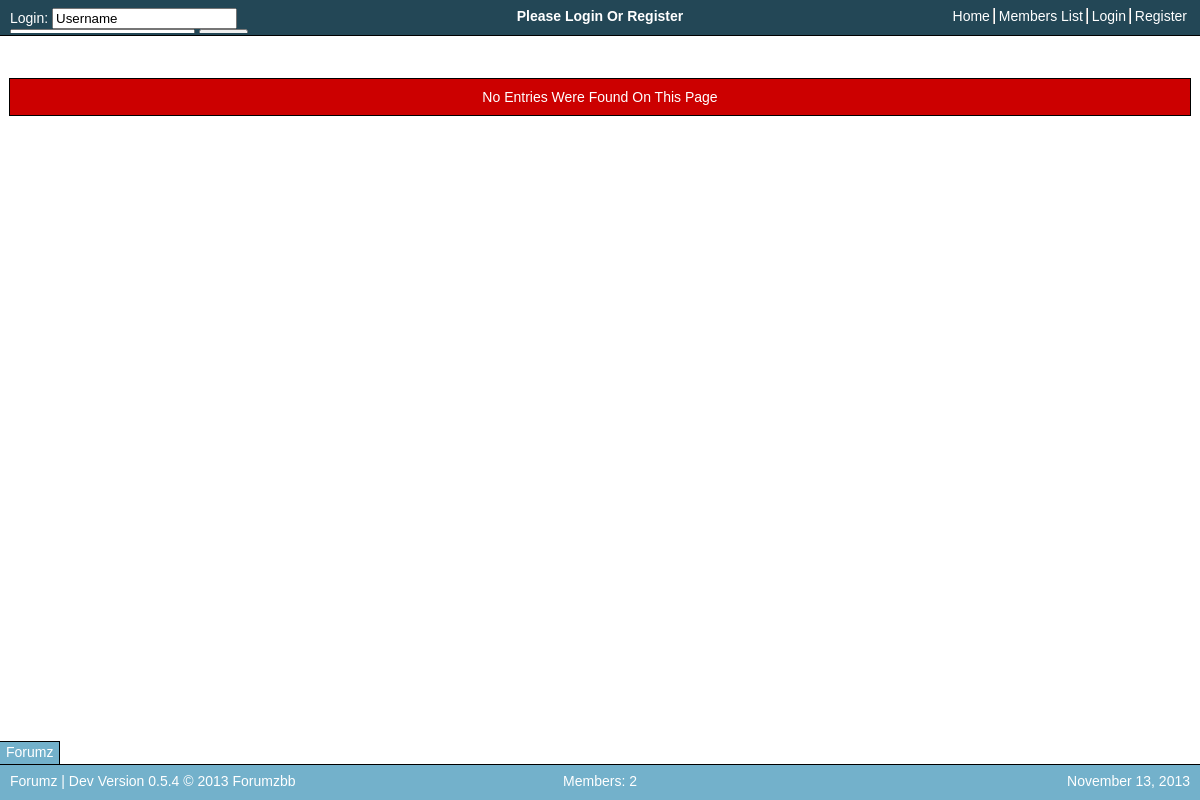
The page / on the database its author committed.
### tables this page shows
CREATE TABLE `forumzDev_navBar` (
  `navItemName` text NOT NULL,
  `navItemLink` text NOT NULL,
  `navItemOrder` text NOT NULL,
  `navItemDisplay` text NOT NULL
);

CREATE TABLE `forumzDev_siteSettings` (
  `settingsProfile` text NOT NULL,
  `siteVersion` text NOT NULL,
  `siteName` text NOT NULL,
  `siteMotd` text NOT NULL,
  `siteSlogan` text NOT NULL,
  `defaultTheme` text NOT NULL,
  `siteDisabled` text NOT NULL,
  `reqLogin` text NOT NULL,
  `verifyRegisterEmail` text NOT NULL,
  `verifyRegisterAdmin` text NOT NULL,
  `htmlAllowed` text NOT NULL,
  `blogEntriesPerPage` int(11) NOT NULL
);

### index.php (called while the page is built, shortened)
<?php
$mysqliServer = $_ENV['DATABASE_SERVER'];
$mysqliUser = "db166640_forumz";
$mysqliPass = "forumzbb";
$mysqliDatabase = "db166640_forumzDev";
$con = @mysqli_connect($mysqliServer, $mysqliUser, $mysqliPass, $mysqliDatabase) or die ("Site Not Setup");
require_once('loadSiteSettings.php');
loadSiteSettings();
$userData=$_SESSION['userData'];
if($userData['rankID']=="") {
	$userData['rankID']="0";
	$userData['loggedIn']=false;
}
if($userData['siteTheme']=="") {
	$userData['siteTheme']="SkyBlue";
}
displayWebsite();
?>

### loadSiteSettings.php (called while the page is built, shortened)
<?php
function loadSiteSettings() {
	$sql = "SELECT * FROM siteSettings WHERE settingsProfile='1'";
	$result = dbQuery($sql) or die ("Query failed: getSiteSettings");
	$setting=mysqli_fetch_array($result);
	global $siteSettings;
	if($setting['siteDisabled']!="") {
		$siteSettings['siteDisabled']=true;
		$siteSettings['disabledMessage']=$setting['siteDisabled'];
	} else { $siteSettings['siteDisabled']=false; }
	$siteSettings['siteName'] = $setting['siteName'];
	$siteSettings['siteMotd'] = $setting['siteMotd'];
	$siteSettings['siteSlogan'] = $setting['siteSlogan'];
	$siteSettings['defaultTheme'] = $setting['defaultTheme'];
	$siteSettings['blogEntriesPerPage'] = $setting['blogEntriesPerPage'];
	if($setting['reqLogin']=="true") {
		$siteSettings['reqLogin'] = true;
	} else { $siteSettings['reqLogin'] = false; }
	if($setting['verifyRegisterEmail']=="true") {
		$siteSettings['verifyRegisterEmail'] = true;
	} else { $siteSettings['verifyRegisterEmail'] = false; }
	if($setting['verifyRegisterAdmin']=="true") {
		$siteSettings['verifyRegisterAdmin'] = true;
	} else { $siteSettings['verifyRegisterAdmin'] = false; }
	if($setting['htmlAllowed']=="true") {
		$siteSettings['htmlAllowed'] = true;
	} else { $siteSettings['htmlAllowed'] = false; }
	if($setting['siteVersion']!="") {
		$siteSettings['siteVersion']=$setting['siteVersion'];
		$siteSettings['siteVersionAddress']=$setting['siteVersion']."/";
	}
}
function dbQuery($sql) {
	global $con, $sqlQueries;
	$tableTitle=session_name();
	$tableTitle_from="FROM ".$tableTitle."_";
	$tableTitle_upd="UPDATE ".$tableTitle."_";
	$tableTitle_inst="INSERT INTO ".$tableTitle."_";
	$sql = str_replace("FROM ",$tableTitle_from,$sql);
	$sql = str_replace("UPDATE ",$tableTitle_upd,$sql);
	$sql = str_replace("INSERT INTO ",$tableTitle_inst,$sql);
	return mysqli_query($con, $sql);
}
?>

### 0-5-4/Functions/forumz.account.php (called while the page is built, shortened)
<?php
function setAccountToDefault() {
	global $userData;
	$userData['username']="Anonymous";
	$userData['loggedIn']=false;
	$userData['actID']="Anonymous";
	$userData['rankID']=0;
	$userData['email']="-";
}
?>

### 0-5-4/Functions/forumz.ranking.php (called while the page is built, shortened)
<?php
function setUserPrivileges() {
	global $userData;
	$userRank=$userData['rankID'];
	$sql = "SELECT * FROM ranks WHERE rankID='$userRank'";
	$result = dbQuery($sql) or die ("Query failed: setUserPrivileges");
	$userData['permissions']=mysqli_fetch_array($result);
}
?>

### 0-5-4/Themes/SkyBlue/viewBlogHome.php (called while the page is built, shortened)
<?php
display('viewHeader');
?>

### 0-5-4/Functions/forumz.breadcrumbs.php (the view, shortened to what this page needs)
<?php
function getNumBreadcrumbs() {
	global $breadcrumbs;
	return count($breadcrumbs);
}
function addBreadcrumb($newBreadcrumbName, $newBreadcrumbLink) {
	global $breadcrumbs, $siteSettings;
	$newBreadcrumb='<a href="'.$siteSettings['siteURLShort'].$newBreadcrumbLink.'">'.$newBreadcrumbName.'</a>';
	if(!isset($breadcrumbs)) {
		$breadcrumbs=array($newBreadcrumb);
	} else {
		array_push($breadcrumbs, $newBreadcrumb);
	}
}
?>

### 0-5-4/Functions/forumz.references.php (shortened to what this page needs)
<?php
function isLoggedIn() {
	global $userData;
	return $userData['loggedIn'];
}
function display($fileName) {
	global $siteSettings, $userData;
	$themeToDisp = $siteSettings['defaultTheme'];
	require_once($siteSettings['siteVersionAddress'].'Themes/'.$themeToDisp.'/'.$fileName.'.php');
}
function viewHTML($HTMLtxt) {
	echo "	".$HTMLtxt."\n";
}
?>

### 0-5-4/Functions/forumz.settings.php (shortened to what this page needs)
<?php
function setupSiteURLs() {
	global $siteSettings;
	$siteSettings['siteURLShort']="/";
	$siteSettings['siteURLLong']="http://".$_SERVER['SERVER_NAME'].$siteSettings['siteURLShort'];
}
function displayNavBar() {
	global $siteSettings;
	if(isLoggedIn()) {
		$sql="SELECT * FROM navBar WHERE navItemDisplay='loggedIn' ORDER BY navItemOrder";
	} else {
		$sql="SELECT * FROM navBar WHERE navItemDisplay='loggedOut' ORDER BY navItemOrder";
	}
	$result = dbQuery($sql) or die ("Query failed: displayNavBar");
	while($navItem = mysqli_fetch_array($result)) {
		$navLink = $siteSettings['siteURLShort'].$navItem['navItemLink']."/";
		displayNavItem($navLink,$navItem['navItemName']);
	}
}
?>

### 0-5-4/Themes/Defaults/breadcrumbs.php
<?php
function viewBreadcrumbs() {
	$numBreadcrumbs=getNumBreadcrumbs();
	for($i=0;$i<$numBreadcrumbs;$i++) {
		if($i==0) {
			viewHTML(getBreadcrumb($i));
		} else {
			viewHTML(" -> ".getBreadcrumb($i));
		}
	}
}
?>

### 0-5-4/Themes/SkyBlue/SkyBlue.css (style rules this page uses)
html, body { background-color: #FFFFFF; font-family: Arial, Helvetica, sans-serif; color: #FFFFFF; font-size: 14px; padding-top: 35px; padding-bottom: 35px; text-align: center; }
a { text-decoration: none; color: #FFFFFF; }
.headFootLeftSide { text-align: left; float: left; width: 30%; overflow: hidden; padding-left: 10px; height: 25px; padding-top: 8px; }
.singleLineLoginField { display: inline; }
.navItemLink { border-right: 2px groove #FFFFFF; padding-right: 3px; }
.navItemLink:last-child { border-right: none; }
.headFootCenter { text-align: center; float: center; overflow: hidden; height: 25px; padding-top: 8px; margin-left: 10px; margin-right: 10px; }
.headFootRightSide { text-align: right; float: right; width: 30%; overflow: hidden; padding-right: 10px; height: 25px; padding-top: 8px; }
.FullWidthFailureDivision { background-color: #CC0000; color: #FFFFFF; font-size: 14px; padding: 10px; width: 98%; margin-left: auto; margin-right: auto; border: 1px solid #000000; }
.pageChangeBtns { color: #FFFFFF; font-size: 14px; margin-top: 20px; width: 98%; height: 52px; margin-left: auto; margin-right: auto; }

### rows shown on the page
forumzdev_navbar: HTMLtxt "Home"
forumzdev_navbar: HTMLtxt "Members List"
forumzdev_navbar: HTMLtxt "Login"
forumzdev_navbar: HTMLtxt "Register"
forumzdev_sitesettings: siteName "Forumz"

### other values the page prints
$HTMLtxt "Login: Please Login Or Register No Entries Were Found On This Page Forumz | Dev Version 0.5.4 © 2013 Forumzbb November 13, 2013 Members: 2"
